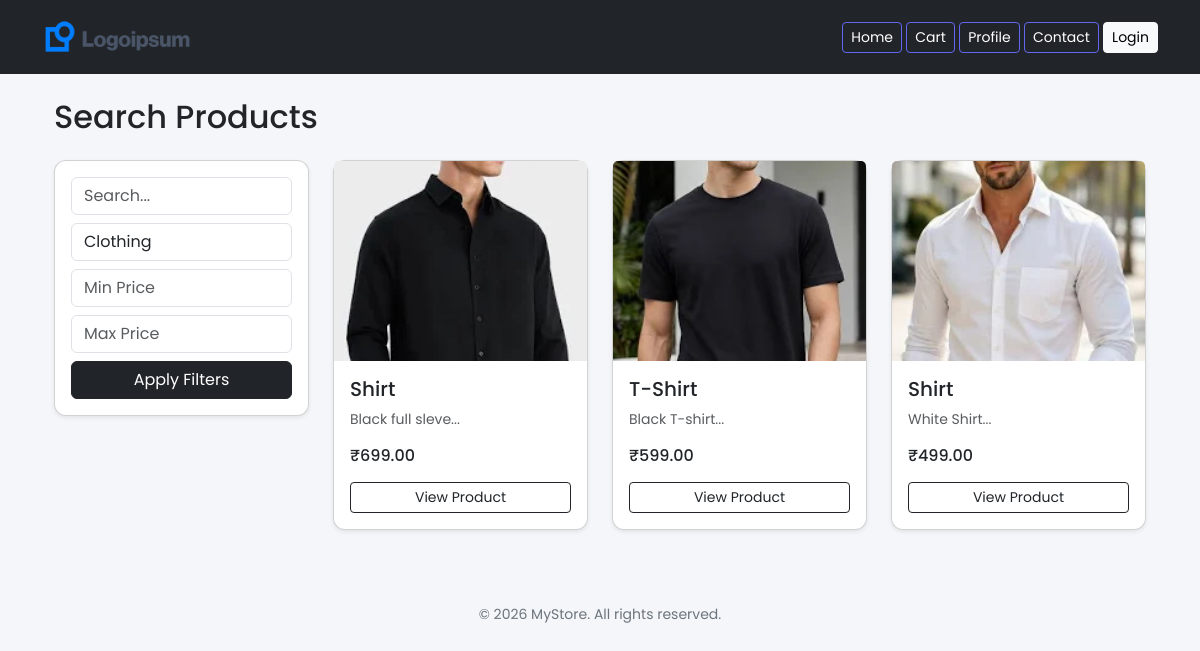
Page /search.php?category=1 on the committed database.
### tables this page shows
CREATE TABLE `products` (
  `id` int(11) NOT NULL,
  `name` varchar(150) NOT NULL,
  `description` text DEFAULT NULL,
  `price` decimal(10,2) NOT NULL,
  `stock` int(11) NOT NULL,
  `image` varchar(255) DEFAULT NULL,
  `category_id` int(11) DEFAULT NULL,
  `created_at` timestamp NOT NULL DEFAULT current_timestamp(),
  `vendor_id` int(11) DEFAULT 1,
  `is_featured` tinyint(1) DEFAULT 0
);

### search.php (the view, shortened to what this page needs)
<?php
include "db.php";
include "includes/header.php";
$q = $_GET['q'] ?? "";
$category = $_GET['category'] ?? "";
$min = $_GET['min'] ?? "";
$max = $_GET['max'] ?? "";
$sql = "SELECT * FROM products WHERE 1";
if (!empty($category)) {
    $sql .= " AND category_id = '$category'";
}
$result = $conn->query($sql);
$cats = $conn->query("SELECT * FROM categories");
?>
<div class="container mt-4">
<h2 class="mb-4">Search Products</h2>
<div class="row">
    <div class="col-md-3">
        <div class="card p-3 shadow-sm">
            <form method="GET">
                <input type="text" name="q" class="form-control mb-2"
                       placeholder="Search..." value="<?php echo $q; ?>">
                <select name="category" class="form-control mb-2">
                    <?php while($c = $cats->fetch_assoc()) { ?>
                        <option value="<?php echo $c['id']; ?>"
                            <?php if($category == $c['id']) echo "selected"; ?>>
                            <?php echo $c['name']; ?>
                        </option>
                    <?php } ?>
                </select>
                <input type="number" name="min" class="form-control mb-2"
                       placeholder="Min Price" value="<?php echo $min; ?>">
                <input type="number" name="max" class="form-control mb-2"
                       placeholder="Max Price" value="<?php echo $max; ?>">
                <button class="btn btn-dark w-100">Apply Filters</button>
            </form>
        </div>
    </div>
    <div class="col-md-9">
        <div class="row">
            <?php if ($result->num_rows > 0) {
                while ($row = $result->fetch_assoc()) { ?>
                    <div class="col-md-4 mb-4">
                        <div class="card h-100 shadow-sm"
                             style="cursor:pointer;"
                             onclick="window.location='product.php?id=<?php echo $row['id']; ?>'">
                            <?php if (!empty($row['image'])) { ?>
                                <img src="uploads/<?php echo $row['image']; ?>"
                                     class="card-img-top"
                                     style="height:200px; object-fit:cover;">
                            <?php } else { ?>
                                <div style="height:200px; display:flex; align-items:center; justify-content:center;">
                                    No Image
                                </div>
                            <?php } ?>
                            <div class="card-body d-flex flex-column">
                                <h5><?php echo $row['name']; ?></h5>
                                <p class="text-muted small">
                                    <?php echo substr($row['description'], 0, 60); ?>...
                                </p>
                                <h6 class="mt-auto">₹<?php echo $row['price']; ?></h6>
                                <a href="product.php?id=<?php echo $row['id']; ?>"
                                   class="btn btn-outline-dark btn-sm mt-2"
                                   onclick="event.stopPropagation();">
                                   View Product
                                </a>
                            </div>
                        </div>
                    </div>
            <?php } } else { ?>
                <div class="col-12">
                    <div class="alert alert-warning">No products found</div>
                </div>
            <?php } ?>
        </div>
    </div>
</div>
</div>
<?php include "includes/footer.php"; ?>

### includes/header.php (style rules this page uses)
body { font-family: 'Poppins', sans-serif; background: #f5f6fa; }
.card { border-radius: 12px; box-shadow: 0 4px 10px rgba(0,0,0,0.08); }
.card { animation: fadeIn 0.5s ease-in-out; }
.card { transition: 0.2s ease; }

### rows in the picture
products: image (picture), name "Shirt", description "Black full sleve", price "699.00"
products: image (picture), name "T-Shirt", description "Black T-shirt", price "599.00"
products: image (picture), name "Shirt", description "White Shirt", price "499.00"

### other values in the picture
form field category "Clothing"
